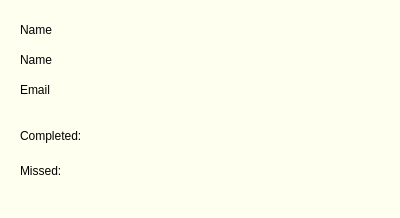
<?xml version="1.0" encoding="UTF-8"?>
<ui version="4.0">
 <class>Report</class>
 <widget class="QWidget" name="Report">
  <property name="geometry">
   <rect>
    <x>0</x>
    <y>0</y>
    <width>400</width>
    <height>218</height>
   </rect>
  </property>
  <property name="windowTitle">
   <string>Form</string>
  </property>
  <property name="styleSheet">
   <string notr="true">background-color: rgb(255, 255, 240);
color: rgb(0, 0, 0);</string>
  </property>
  <widget class="QLabel" name="label_fName">
   <property name="geometry">
    <rect>
     <x>20</x>
     <y>20</y>
     <width>63</width>
     <height>20</height>
    </rect>
   </property>
   <property name="text">
    <string>Name</string>
   </property>
  </widget>
  <widget class="QLabel" name="label_lName">
   <property name="geometry">
    <rect>
     <x>20</x>
     <y>50</y>
     <width>63</width>
     <height>20</height>
    </rect>
   </property>
   <property name="text">
    <string>Name</string>
   </property>
  </widget>
  <widget class="QLabel" name="label_email">
   <property name="geometry">
    <rect>
     <x>20</x>
     <y>80</y>
     <width>141</width>
     <height>20</height>
    </rect>
   </property>
   <property name="text">
    <string>Email</string>
   </property>
  </widget>
  <widget class="QLabel" name="label_compl">
   <property name="geometry">
    <rect>
     <x>20</x>
     <y>120</y>
     <width>101</width>
     <height>31</height>
    </rect>
   </property>
   <property name="text">
    <string>Completed: </string>
   </property>
  </widget>
  <widget class="QLabel" name="label_missed">
   <property name="geometry">
    <rect>
     <x>20</x>
     <y>160</y>
     <width>111</width>
     <height>21</height>
    </rect>
   </property>
   <property name="text">
    <string>Missed:</string>
   </property>
  </widget>
 </widget>
 <resources/>
 <connections/>
</ui>
